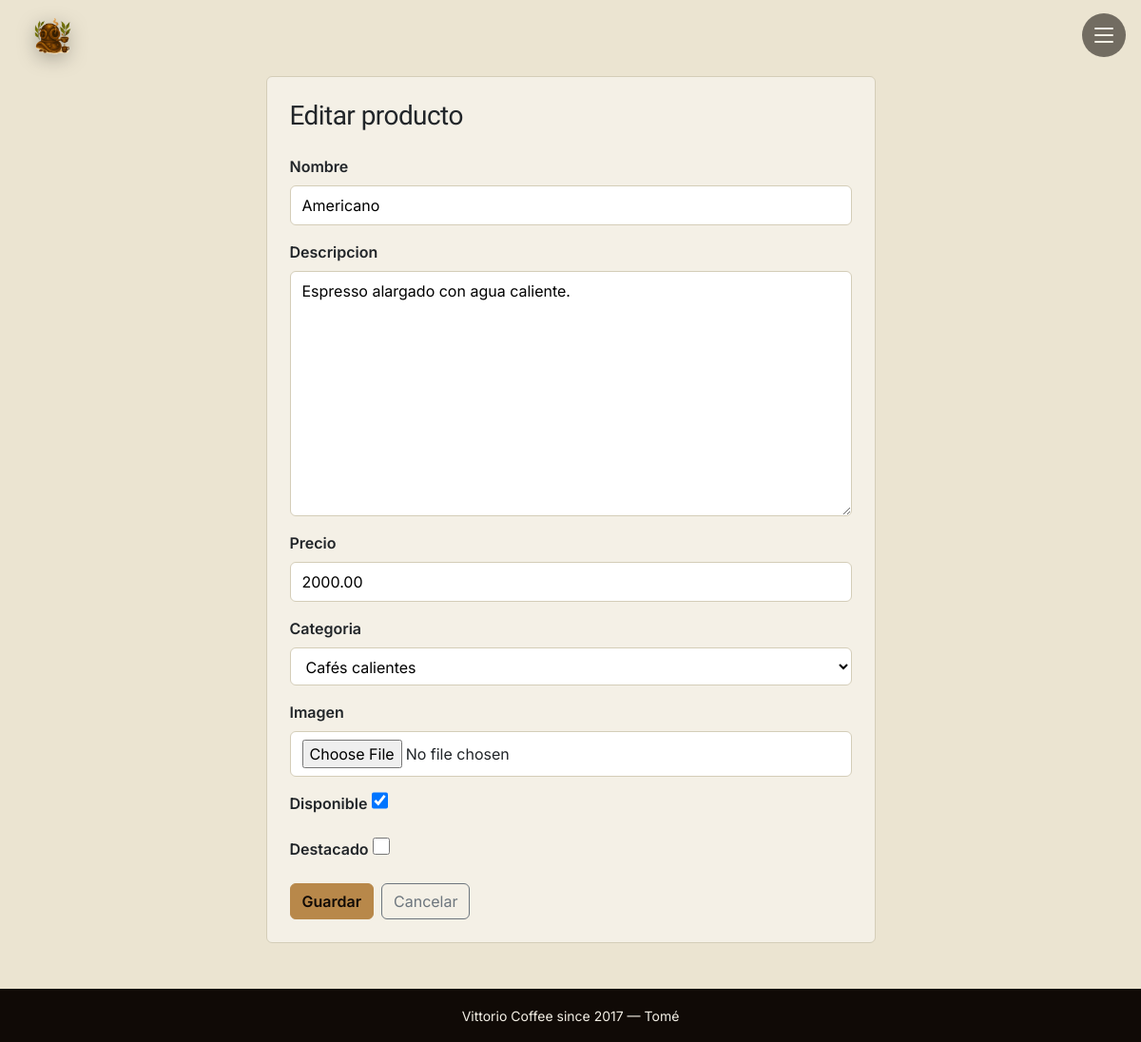
The app's page /panel/productos/14/editar/ (signed in) with its own data.
### tienda/models.py (models this page shows, shortened)
class Producto(models.Model):
    nombre = models.CharField(max_length=150)    # nombre del producto
    descripcion = models.TextField(blank=True)   # descripción opcional
    precio = models.DecimalField(max_digits=8, decimal_places=2, validators=[MinValueValidator(1)])  # precio (mínimo 1)
    categoria = models.ForeignKey(
        Categoria,
        on_delete=models.PROTECT,        # PROTECT = no deja borrar una categoría si tiene productos
        related_name="productos",        # permite hacer: categoria.productos.all()
    )
    imagen = models.ImageField(upload_to="productos/", blank=True, null=True)  # foto (opcional)
    disponible = models.BooleanField(default=True)   # si está disponible para comprar
    destacado = models.BooleanField(default=False)   # si se muestra como destacado
    creado = models.DateTimeField(auto_now_add=True)  # guarda la fecha de creación sola
    class Meta:
        verbose_name = "Producto"
        verbose_name_plural = "Productos"
        ordering = ["nombre"]  # ordenados por nombre

### tienda/views.py (the view)
# urls.py: path("panel/productos/<int:pk>/editar/", views.editar_producto, name="editar_producto"),
@user_passes_test(es_admin,login_url="tienda:login")  # 🔒 solo admin
def editar_producto(request, pk):
    producto = get_object_or_404(Producto, pk=pk)  # busca el producto por su id (o error 404)
    if request.method == "POST":
        form = ProductoForm(request.POST, request.FILES, instance=producto)  # instance = edita el existente
        if form.is_valid():
            form.save()
            messages.success(request, "Producto actualizado.")
            return redirect("tienda:admin_productos")
    else:
        form = ProductoForm(instance=producto)  # carga el formulario con los datos actuales
    return render(request,"producto_form.html",{"form": form,"titulo":"Editar producto"})

### tienda/forms.py
class ProductoForm(forms.ModelForm):
    class Meta:
        model = Producto  # se arma solo a partir del modelo Producto
        fields =["nombre", "descripcion","precio", "categoria","imagen","disponible", "destacado"
                 ]  # los campos que pide el formulario

### tienda/models.py (called while the page is built)
    def __str__(self):
        return self.nombre  # lo que se ve cuando mostramos una categoría

### tienda/views.py (called while the page is built)
def es_admin(user):
    return user.is_authenticated and user.is_staff

### tienda/templates/producto_form.html (shortened to what this page needs)
{% extends "base.html" %}
{% block contenido %}
<div class="row justify-content-center">
    <div class="col-md-7">
        <div class="card p-4">
            <h1 class="h3 mb-4">{{ titulo }}</h1>
            <form method="post" enctype="multipart/form-data" class="form-render">
                {% for field in form %}
                    <div class="mb-3">
                        <label class="form-label fw-semibold" for="{{ field.id_for_label }}">{{ field.label }}</label>
                        {{ field }}
                    </div>
                {% endfor %}
                <div class="d-flex gap-2 mt-3">
                    <button type="submit" class="btn btn-primary">Guardar</button>
                    <a href="{% url 'tienda:admin_productos' %}" class="btn btn-outline-secondary">Cancelar</a>
                </div>
            </form>
        </div>
    </div>
</div>
{% endblock %}

### static/css/estilos.css (style rules this page uses)
:root { --cream-light: #f4f0e6; --cream: #ebe4d1; --cream-warm: #d4cdb8; --coffee: #6e5a44; --coffee-dark: #1f1410; --noir: #100a06; --accent: #b8884a; --accent-deep: #8e6630; --forest: #7a8761; --forest-deep: #5a6442; --hot: #c4623a; --cold: #7a8f50; --font-display: 'Hanken Grotesk', 'Inter', system-ui, sans-serif; --font-serif: 'Fraunces', 'Georgia', serif; --font-body: 'Inter', system-ui, -apple-system, sans-serif; --font-hand: 'Caveat', cursive; --font-chalk: 'Permanent Marker', cursive; }
body { background-color: var(--cream); color: var(--coffee-dark); font-family: var(--font-body); }
h1, h2, h3, h4, h5 { font-family: var(--font-display); font-weight: 900; letter-spacing: -0.02em; color: var(--coffee-dark); }
.btn-primary { background-color: var(--accent); border-color: var(--accent); color: var(--noir); font-weight: 600; }
.card { background-color: var(--cream-light); border: 1px solid var(--cream-warm); }
a { color: var(--accent-deep); }
.form-render input:not([type="checkbox"]), .form-render select, .form-render textarea { display: block; width: 100%; padding: 0.5rem 0.75rem; border: 1px solid var(--cream-warm); border-radius: 6px; background-color: #fff; font-family: var(--font-body); }
.form-render textarea { min-height: 90px; }
.form-render input[type="checkbox"] { width: 1.1rem; height: 1.1rem; }

### records on screen
Producto: form "Americano" "Espresso alargado con agua caliente." "2000.00" "Cafés calientes" "☑"

### other values on screen
{{ titulo }} "Editar producto"
{{ field.label }} "Nombre" "Descripcion" "Precio" "Categoria" "Imagen" "Disponible" "Destacado"
